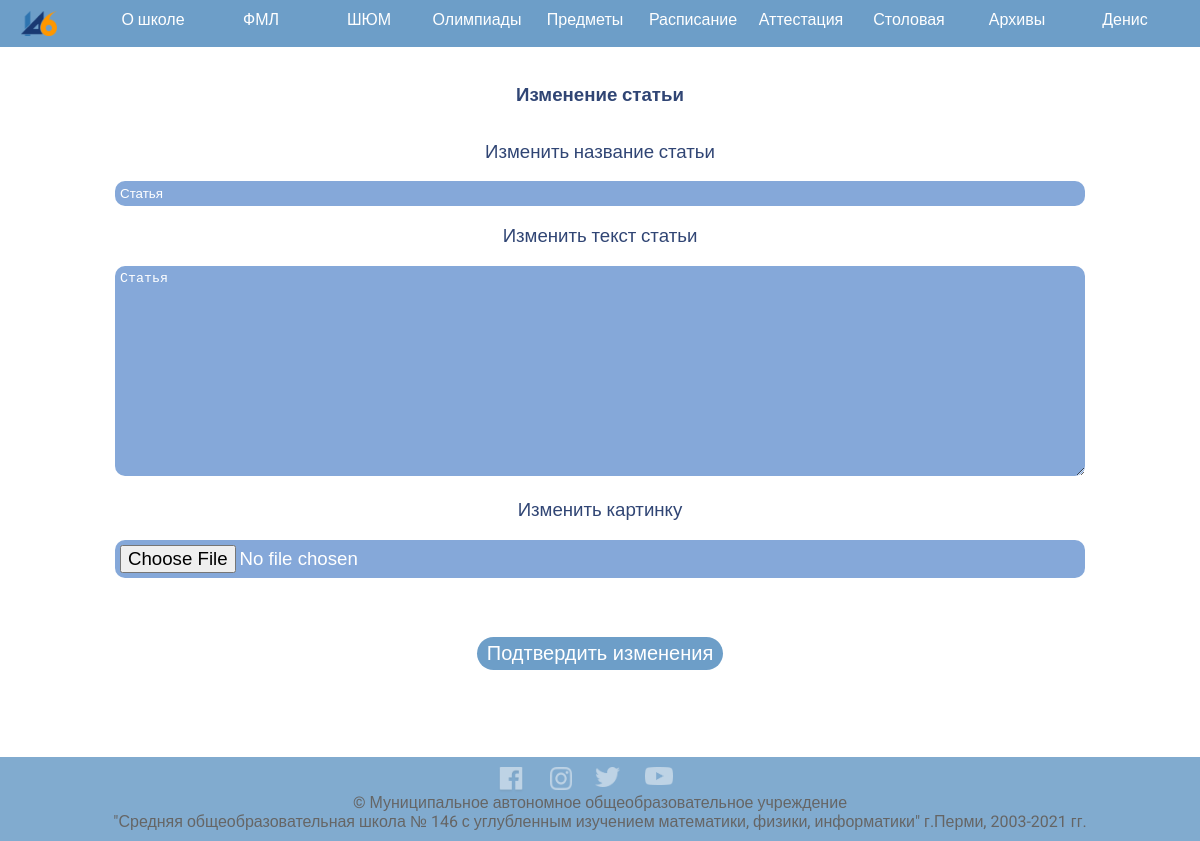
/edit_article/8 (signed in), run on the app's committed database.
### School146/data/models/users.py (models this page shows, shortened)
class User(SqlAlchemyBase, UserMixin, SerializerMixin):
    __tablename__ = 'users'
    id = Column(Integer, primary_key=True, autoincrement=True)
    name = Column(String)
    email = Column(String, index=True, unique=True)
    hashed_password = Column(String)

### School146/data/models/articles.py (models this page shows)
class Article(SqlAlchemyBase, SerializerMixin):
    __tablename__ = 'articles'
    id = Column(Integer, primary_key=True, autoincrement=True)
    title = Column(String)
    text = Column(String)
    picture = Column(String)

### School146/application.py (the view, shortened to what this page needs)
@app.route('/edit_article/<int:id>', methods=['GET', 'POST'])
@login_required
def edit_article(id):
    db = db_session.create_session()
    article = db.query(Article).filter(Article.id == id).first()
    if article:
        all_data = {
            'title': article.title,
            'text': article.text
        }
        form = EditArticleForm(data=all_data)
        db.close()
        return render_template('edit_article.html', form=form, add_edit="Изменение")
    db.close()
    return redirect('/')

### School146/forms/edit_article_form.py
class EditArticleForm(FlaskForm):
    title = StringField('Изменить название статьи', validators=[DataRequired()])
    text = TextAreaField('Изменить текст статьи', validators=[DataRequired()])
    picture = FileField('Изменить картинку', validators=[FileAllowed(['jpg', 'png'],
                                                            'Допустимы только изображения форматов jpg и png')])
    submit = SubmitField('Подтвердить изменения')

### School146/application.py (called while the page is built)
@login_manager.user_loader
def load_user(user_id):
    db = db_session.create_session()
    user = db.query(User).get(user_id)
    return user

### School146/data/db_session.py (called while the page is built)
def create_session() -> orm.Session:
    global __factory
    return __factory()

### School146/templates/edit_article.html (shortened to what this page needs)
{% extends 'base.html' %}
{% block content %}
<content>
    <main class="container user_content">
        <h2 class="content_text">{{ add_edit }} статьи</h2>
        <form method="post" enctype="multipart/form-data">
            <p class="content_text" align="center">
                <p class="content_text" align="center">{{ form.title.label }}</p>
                {{ form.title(class="form-control") }}
            </p>
            <p class="content_text" align="center">
                <p class="content_text" align="center">{{ form.text.label }}</p>
                <p class="content_text" align="center">{{ form.text(class="form-control text-control") }}</p>
            </p>
            <p class="content_text" align="center">
                <p class="content_text" align="center">{{ form.picture.label }}</p>
                {{ form.picture(class="form-control content_text", type="file", accept=".jpg,.png") }}
            </p>
            <p class="simple-line content_text" align="center">{{ form.submit(type="submit", class="btn btn-primary login_button") }}</p>
        </form>
    </main>
</content>
{% endblock %}

### School146/templates/base.html (shortened to what this page needs)
<!DOCTYPE html>
<html lang="en">
	<head>
		<link rel="stylesheet" type="text/css" href="../static/css/style.css">
	</head>
	<body onload="main()">
		<header id="header">
			<div class="logo" id="top_menu_logo">
				<a href="/">
					<img src="../static/img/logo.png" alt="logo">
				</a>
			</div>
			<div id="top_menu" class="menu">
				<ul class="point_menu">
					{% if current_user.is_authenticated %}
                    <a href="/user_info" class="point_of_menu"><li>{{ current_user.name }}<hr class="menu_line"></li></a>
                    {% else %}
                    <a href="/login" class="point_of_menu"><li>Войти<hr class="menu_line"></li></a>
                    {% endif %}
					<a href="/school_plan" class="point_of_menu"><li class="point_of_menu group">Архивы<hr class="menu_line"></li></a>
					<a href="/canteen" class="point_of_menu"><li>Столовая<hr class="menu_line"></li></a>
					<a href="https://s146.ru/interim" class="point_of_menu"><li>Аттестация<hr class="menu_line"></li></a>
					<a href="/timetable" class="point_of_menu"><li>Расписание<hr class="menu_line"></li></a>
					<a href="https://contester.s146.ru/ru/" class="point_of_menu"><li>Предметы<hr class="menu_line"></li></a>
					<a href="https://regionolymp.ru/" class="point_of_menu"><li>Олимпиады<hr class="menu_line"></li></a>
					<a href="https://s146.ru/shum" class="point_of_menu"><li>ШЮМ<hr class="menu_line"></li></a>
					<a href="https://vk.com/mathperm2021" class="point_of_menu"><li>ФМЛ<hr class="menu_line"></li></a>
					<a href="/about_school" class="point_of_menu"><li>О школе<hr class="menu_line"></li></a>
				</ul>
			</div>
		</header>
		<content>
		{% block content %}
        {% endblock %}
		</content>
		<footer>
			<ul class="icons">
				<a href="https://www.facebook.com/school146perm"><li class="icon"><img src="../static/img/facebook.png" style="width: 100%"></li></a>
				<a href="https://www.instagram.com/school146perm/"><li class="icon"><img src="../static/img/instagram.png" style="width: 100%"></li></a>
				<a href="https://twitter.com/school146"><li class="icon"><img src="../static/img/twitter.png" style="width: 100%"></li></a>
				<a href="https://www.youtube.com/channel/UC5WufrqFj3o7FIJP9ySKF-g"><li class="icon"><img src="../static/img/youtube.png" style="width: 100%"></li></a>
			</ul>
			<p style="margin: 0px;">
				© Муниципальное автономное общеобразовательное учреждение<br>"Средняя общеобразовательная школа № 146 с углубленным изучением математики, физики, информатики" г.Перми, 2003-2021 гг.
			</p>
		</footer>
	</body>
</html>

### School146/static/css/style.css (style rules this page uses)
body { margin: 0px; padding: 0px; width: 100%; min-height: 100vh; font-family: "Roboto", "Arial", sans-serif; -moz-background-size: cover; -webkit-background-size: cover; -o-background-size: cover; background-size: cover; display: flex; flex-direction: column; justify-content: space-between; }
a { text-decoration: none; }
p { padding: 0; }
img { image-rendering: -moz-crisp-edges; -ms-interpolation-mode: nearest-neighbor; image-rendering: crisp-edges; height: auto; display: block; margin: 0 auto; }
ul { padding: 0; list-style-type: none; }
header { position: fixed; display: flex; flex-direction: row; justify-content: space-around; align-items: center; background-color: #2E74B0B2; width: 100%; z-index: 1000000; }
li { text-decoration: none; }
footer { background-color: #2E74B0; text-align: center; padding-top: 10px; padding-bottom: 10px; opacity: 0.6; transition: 0.5s; }
content { padding: 50px; min-height: 71vh; }
.menu { display: flex; justify-content: space-around; flex-direction: row; position: static; width: 100%; margin: 0px; padding: 0px; padding-top: 10px; opacity: 1; padding-bottom: 10px; align-items: center; }
.logo { display: flex; width: 10%; align-items: center; }
.logo img { width: 100%; }
.point_menu { width: 100%; display: flex; flex-direction: row-reverse; justify-content: space-around; margin-bottom: 0px; margin-top: 0px; vertical-align: middle; }
.point_of_menu { width: 100%; color: white; text-align: center; font-size: 12pt; }
.icons { display: flex; flex-direction: row; justify-content: space-between; margin: auto; width: 17%; }
.icon { opacity: 0.5; transition: 0.5s; width: 50%; }
#top_menu_logo { opacity: 1; width: 0%; }
#top_menu_logo img { width: 100%; }
.content_text { color: #304574; font-size: 14pt; }
.user_content { display: flex; flex-direction: column; justify-content: space-around; align-items: center; }
.login_button { border: none; background-color: #2E74B0B2; border-radius: 100px; color: white; font-size: 20px; margin-top: 40px; padding-top: 5px; padding-bottom: 5px; padding-left: 10px; padding-right: 10px; }
.form-control { border-radius: 10px; border: none; color: white; padding: 5px; width: 80vw; background-color: #85A8D9; }
.text-control { height: 200px; width: 80vw; }

### data on the page
User: name "Денис"
Article: title "Статья", text "Статья"

### other printed values
{{ add_edit }} "Изменение"
